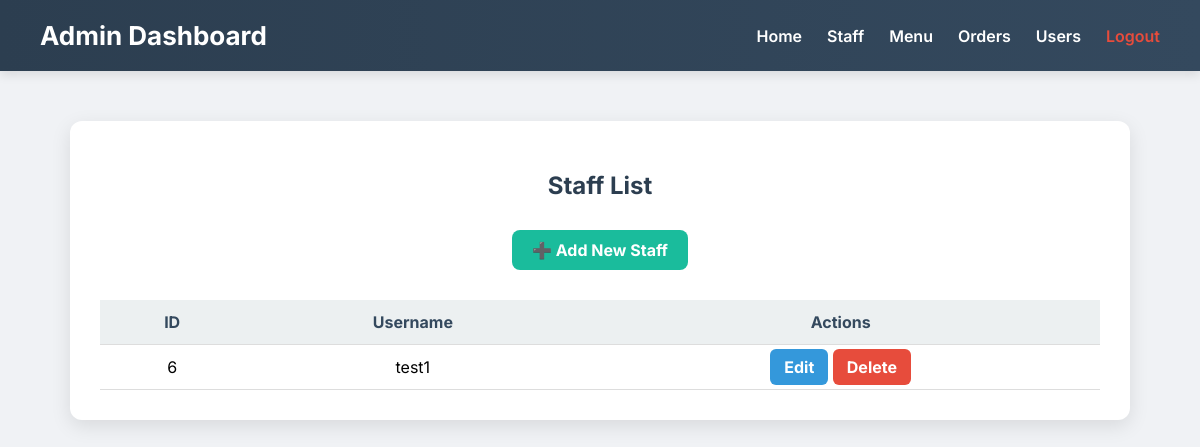
Before: /staff_list.php with the older database file.
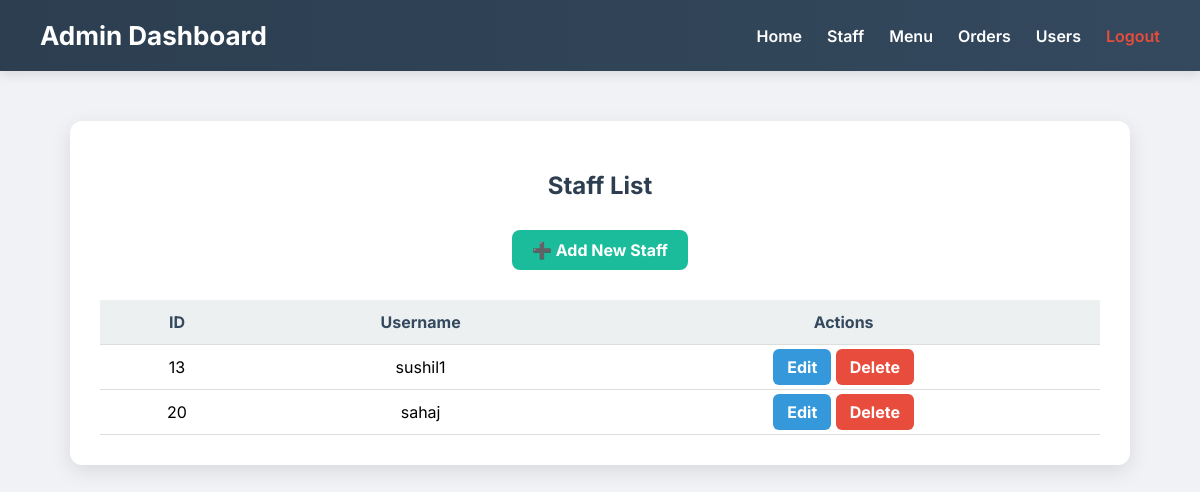
After: the same page with the newer database file.
### tables this page shows
CREATE TABLE `users` (
  `id` int(11) NOT NULL,
  `username` varchar(50) NOT NULL,
  `password` varchar(255) NOT NULL,
  `role` enum('admin','staff','user') DEFAULT 'user'
);

### staff_list.php (the view, shortened to what this page needs)
<?php
include 'db_connect.php';
$stmt = $conn->prepare("SELECT * FROM users WHERE role = 'staff'");
$stmt->execute();
$staffList = $stmt->fetchAll(PDO::FETCH_ASSOC);
?>
<!DOCTYPE html>
<html lang="en">
<head>
</head>
<body>
     <div class="navbar">
    <h1>Admin Dashboard</h1>
    <ul>
        <li> <a href="admin_dashboard.php">Home</a></li>
        <li><a href="manage_staff.php">Staff</a></li>
        <li><a href="manage_menu.php">Menu</a></li>
        <li><a href="view_orders.php">Orders</a></li>
        <li><a href="manage_users.php">Users</a></li>
        <li><a class="logout" href="logout.php">Logout</a></li>
    </ul>
</div>
<div class="container">
    <h2>Staff List</h2>
    <a href="add_staff.php" class="add-button">➕ Add New Staff</a>
    <table>
        <thead>
            <tr>
                <th>ID</th>
                <th>Username</th>
                <th>Actions</th>
            </tr>
        </thead>
        <tbody>
            <?php if (count($staffList) > 0): ?>
                <?php foreach ($staffList as $staff): ?>
                    <tr>
                        <td><?= htmlspecialchars($staff['id']) ?></td>
                        <td><?= htmlspecialchars($staff['username']) ?></td>
                        <td>
                            <a href="edit_staff.php?id=<?= $staff['id'] ?>" class="button edit">Edit</a>
                            <a href="delete_staff.php?id=<?= $staff['id'] ?>" class="button delete" onclick="return confirm('Are you sure you want to delete this staff member?');">Delete</a>
                        </td>
                    </tr>
                <?php endforeach; ?>
            <?php else: ?>
                <tr>
                    <td colspan="3">No staff members found.</td>
                </tr>
            <?php endif; ?>
        </tbody>
    </table>
</div>
</body>
</html>

Changed rows visible on the page:
removed users: id "6", username "test1"
added users: id "13", username "sushil1"
added users: id "20", username "sahaj"
